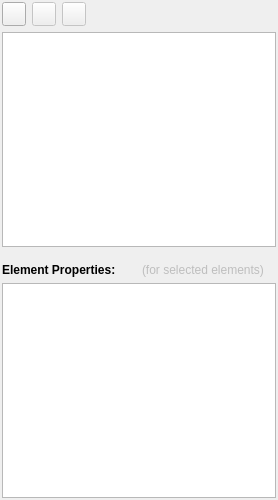
<?xml version="1.0" encoding="UTF-8"?>
<ui version="4.0">
 <class>MeshTabWidgetBase</class>
 <widget class="QWidget" name="MeshTabWidgetBase">
  <property name="geometry">
   <rect>
    <x>0</x>
    <y>0</y>
    <width>278</width>
    <height>500</height>
   </rect>
  </property>
  <property name="windowTitle">
   <string>Form</string>
  </property>
  <layout class="QVBoxLayout" name="verticalLayout">
   <property name="leftMargin">
    <number>2</number>
   </property>
   <property name="topMargin">
    <number>2</number>
   </property>
   <property name="rightMargin">
    <number>2</number>
   </property>
   <property name="bottomMargin">
    <number>2</number>
   </property>
   <item>
    <layout class="QHBoxLayout" name="horizontalLayout">
     <item>
      <widget class="QPushButton" name="addMeshPushButton">
       <property name="sizePolicy">
        <sizepolicy hsizetype="Fixed" vsizetype="Fixed">
         <horstretch>0</horstretch>
         <verstretch>0</verstretch>
        </sizepolicy>
       </property>
       <property name="minimumSize">
        <size>
         <width>24</width>
         <height>24</height>
        </size>
       </property>
       <property name="maximumSize">
        <size>
         <width>24</width>
         <height>24</height>
        </size>
       </property>
       <property name="toolTip">
        <string>Open mesh...</string>
       </property>
       <property name="text">
        <string/>
       </property>
       <property name="icon">
        <iconset resource="../Img/icons.qrc">
         <normaloff>:/Images/open-icon.png</normaloff>:/Images/open-icon.png</iconset>
       </property>
      </widget>
     </item>
     <item>
      <widget class="QPushButton" name="saveMeshPushButton">
       <property name="enabled">
        <bool>false</bool>
       </property>
       <property name="sizePolicy">
        <sizepolicy hsizetype="Fixed" vsizetype="Fixed">
         <horstretch>0</horstretch>
         <verstretch>0</verstretch>
        </sizepolicy>
       </property>
       <property name="minimumSize">
        <size>
         <width>24</width>
         <height>24</height>
        </size>
       </property>
       <property name="maximumSize">
        <size>
         <width>24</width>
         <height>24</height>
        </size>
       </property>
       <property name="toolTip">
        <string>Save mesh...</string>
       </property>
       <property name="text">
        <string/>
       </property>
       <property name="icon">
        <iconset resource="../Img/icons.qrc">
         <normaloff>:/Images/save-icon.png</normaloff>:/Images/save-icon.png</iconset>
       </property>
      </widget>
     </item>
     <item>
      <widget class="QPushButton" name="removeMeshPushButton">
       <property name="enabled">
        <bool>false</bool>
       </property>
       <property name="sizePolicy">
        <sizepolicy hsizetype="Fixed" vsizetype="Fixed">
         <horstretch>0</horstretch>
         <verstretch>0</verstretch>
        </sizepolicy>
       </property>
       <property name="minimumSize">
        <size>
         <width>24</width>
         <height>24</height>
        </size>
       </property>
       <property name="maximumSize">
        <size>
         <width>24</width>
         <height>24</height>
        </size>
       </property>
       <property name="toolTip">
        <string>Remove mesh</string>
       </property>
       <property name="text">
        <string/>
       </property>
       <property name="icon">
        <iconset resource="../Img/icons.qrc">
         <normaloff>:/Images/delete-icon.png</normaloff>:/Images/delete-icon.png</iconset>
       </property>
      </widget>
     </item>
     <item>
      <spacer name="horizontalSpacer">
       <property name="orientation">
        <enum>Qt::Horizontal</enum>
       </property>
       <property name="sizeHint" stdset="0">
        <size>
         <width>40</width>
         <height>20</height>
        </size>
       </property>
      </spacer>
     </item>
    </layout>
   </item>
   <item>
    <widget class="MeshView" name="treeView"/>
   </item>
   <item>
    <layout class="QHBoxLayout" name="horizontalLayout_2">
     <property name="topMargin">
      <number>10</number>
     </property>
     <item>
      <widget class="QLabel" name="label">
       <property name="font">
        <font>
         <weight>75</weight>
         <bold>true</bold>
        </font>
       </property>
       <property name="text">
        <string>Element Properties: </string>
       </property>
      </widget>
     </item>
     <item>
      <widget class="QLabel" name="label_2">
       <property name="enabled">
        <bool>false</bool>
       </property>
       <property name="text">
        <string>(for selected elements)</string>
       </property>
      </widget>
     </item>
    </layout>
   </item>
   <item>
    <widget class="ElementTreeView" name="elementView"/>
   </item>
  </layout>
 </widget>
 <customwidgets>
  <customwidget>
   <class>MeshView</class>
   <extends>QTreeView</extends>
   <header>MeshView.h</header>
  </customwidget>
  <customwidget>
   <class>ElementTreeView</class>
   <extends>QTreeView</extends>
   <header>ElementTreeView.h</header>
  </customwidget>
 </customwidgets>
 <tabstops>
  <tabstop>addMeshPushButton</tabstop>
  <tabstop>saveMeshPushButton</tabstop>
  <tabstop>removeMeshPushButton</tabstop>
  <tabstop>treeView</tabstop>
  <tabstop>elementView</tabstop>
 </tabstops>
 <resources>
  <include location="../Img/icons.qrc"/>
 </resources>
 <connections/>
</ui>
